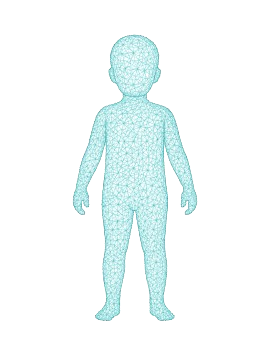
#> input picture assets/baby boy.png, 265 x 348 px
$ python health_img_data_generator.py
#> lines starting #> are read from the running program, lines starting #| are printed output that depends on the picture
from PIL import Image, ImageDraw, ImageFont
import textwrap

# ------------ Input Data ------------
health_data = {
    "patient_info": {
        "name": "ABC",
        "age": 10,
        "sex": "MALE",
    },
    "tests": [
        {"name": "HEMOGLOBIN", "value": "16.2 gm%", "status": "HIGH"},
        {"name": "Total RBC Count", "value": "5.35 mil/cumm", "status": "NORMAL"},
        {"name": "H.CT", "value": "44.2 %", "status": "NORMAL"},
        {"name": "M.C.V", "value": "82.62 fL", "status": "NORMAL"},
        {"name": "M.C.H.", "value": "30.3 pg", "status": "NORMAL"},
        {"name": "M.C.H.C.", "value": "36.7 %", "status": "HIGH"},
        {"name": "R.D.W", "value": "11.8 %", "status": "NORMAL"},
    ]
}

# ------------ Select silhouette based on sex/age ------------
sex = health_data["patient_info"]["sex"].lower()
age = health_data["patient_info"]["age"]

if sex.startswith("m"):
    if age <= 3:
        silhouette = "assets/baby neutral.png"
    elif age <= 12:
        silhouette = "assets/baby boy.png"
    elif age <= 20:
        silhouette = "assets/adult boy.png"
    elif age <= 59:
        silhouette = "assets/adult man.png"
    else:
        silhouette = "assets/old man.png"
else:
    if age <= 3:
        silhouette = "assets/baby neutral.png"
    elif age <= 12:
        silhouette = "assets/baby girl.png"
    elif age <= 20:
        silhouette = "assets/adult girl.png"
    elif age <= 59:
        silhouette = "assets/adult woman.png"
    else:
        silhouette = "assets/old woman.png"

# ------------ Setup Canvas ------------
W, H = 1000, 1400
bg_color = (244, 247, 249)  # light background
img = Image.new("RGB", (W, H), bg_color)
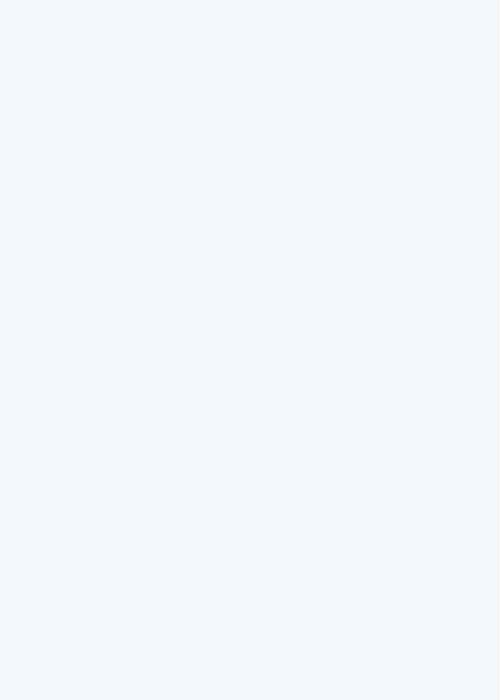
#> img: PIL image 1000x1400 RGB (shown at 1/2 size); mean R, G, B 244, 247, 249
draw = ImageDraw.Draw(img)

# Fonts (adjust path to system fonts)
title_font = ImageFont.truetype("NotoSans-Regular.ttf", 40)
subtitle_font = ImageFont.truetype("NotoSans-Regular.ttf", 28)
normal_font = ImageFont.truetype("NotoSans-Regular.ttf", 24)
small_font = ImageFont.truetype("NotoSans-Regular.ttf", 20)

# ------------ Header ------------
draw.text((50, 40), "Personalized Summary & Vital Parameters", font=title_font, fill=(44, 62, 80))
draw.rectangle([50, 90, 950, 90], fill=(224, 247, 250))
draw.text((50, 90), "Your Health", font=subtitle_font, fill=(0, 121, 107))

# ------------ Patient Info ------------
draw.text((W//2 - 50, 120), f"{health_data['patient_info']['name']}", font=title_font, fill=(52, 73, 94))
draw.text((W//2 - 60, 170), f"Age: {age}", font=subtitle_font, fill=(127, 140, 141))

# ------------ Load Silhouette ------------
try:
    sil_img = Image.open(silhouette).convert("RGBA")
#> sil_img is the input picture: PIL image 265x348 RGBA; mean R, G, B, A 37.4, 45.6, 45.7, 47.7
    sil_img = sil_img.resize((300, 400))
#> sil_img: PIL image 300x400 RGBA
    img.paste(sil_img, (W//2 - 150, 250), sil_img)
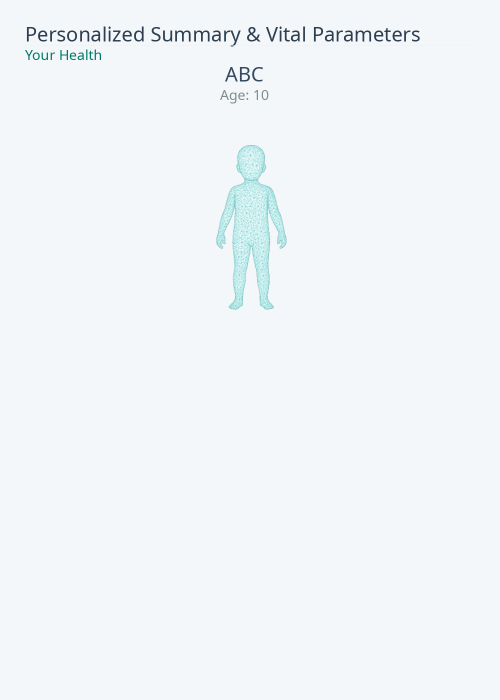
#> img: PIL image 1000x1400 RGB (shown at 1/2 size); mean R, G, B 241.9, 245.7, 247.8
except:
    draw.rectangle([W//2 - 150, 250, W//2 + 150, 650], outline="black", width=2)
    draw.text((W//2 - 50, 420), "No Img", font=small_font, fill=(0, 0, 0))

# ------------ Tests (split left/right) ------------
cards = health_data["tests"]
left_cards = cards[::2]
right_cards = cards[1::2]

def draw_card(x, y, test):
    # Card background
    draw.rounded_rectangle([x, y, x+350, y+100], radius=15, fill=(248, 249, 250), outline=(200, 200, 200))

    # Status color
    status_color = (40,167,69) if test["status"]=="NORMAL" else (220,53,69) if test["status"]=="HIGH" else (255,193,7)

    # Icon placeholder
    draw.ellipse([x+15, y+30, x+55, y+70], fill=(180,180,180))

    # Text
    draw.text((x+70, y+20), test["name"], font=small_font, fill=(85,85,85))
    draw.text((x+70, y+45), test["value"], font=normal_font, fill=(34,34,34))
    draw.text((x+70, y+70), test["status"], font=small_font, fill=status_color)

y_start = 700
gap = 120
for i, t in enumerate(left_cards):
    draw_card(50, y_start + i*gap, t)

for i, t in enumerate(right_cards):
    draw_card(W-400, y_start + i*gap, t)

# ------------ Footer ------------
draw.text((W//2 - 220, H-80), "All lab results are subject to clinical interpretation.", font=small_font, fill=(150,150,150))
draw.text((W//2 - 100, H-50), "Consult a physician.", font=small_font, fill=(150,150,150))

# ------------ Save Output ------------
img.save("health_report.png")
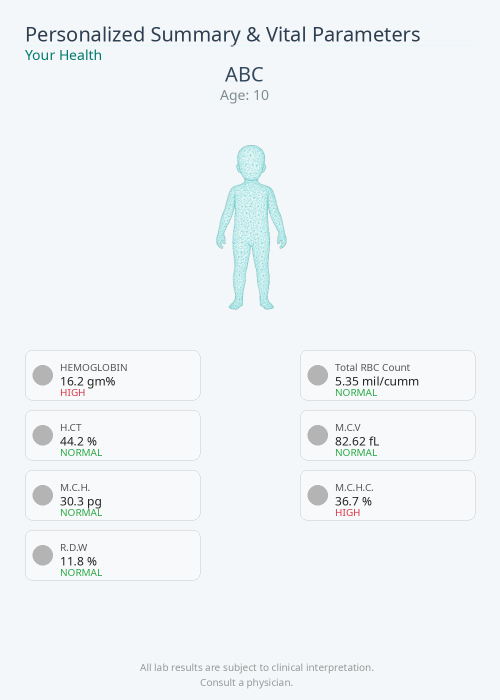
#> saved as health_report.png: PIL image 1000x1400 RGB (shown at 1/2 size); mean R, G, B 240.8, 244.3, 246.1
print("✅ Saved as health_report.png")

$ run again, with assets/adult girl.png copied over assets/baby boy.png
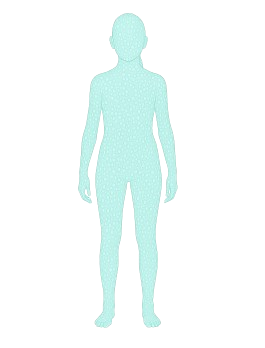
#> input picture assets/adult girl.png, 265 x 348 px
#> sil_img is the input picture: PIL image 265x348 RGBA; mean R, G, B, A 36.7, 45.6, 44.4, 45.7
#> sil_img: PIL image 300x400 RGBA
#> `img.paste(sil_img, (W//2 - 150, 250), sil_img)`:
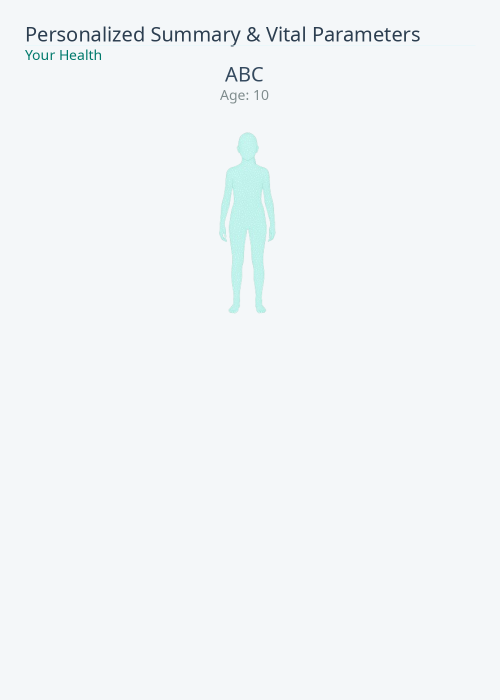
#> img: PIL image 1000x1400 RGB (shown at 1/2 size); mean R, G, B 242, 245.9, 247.8
#> `img.save("health_report.png")`:
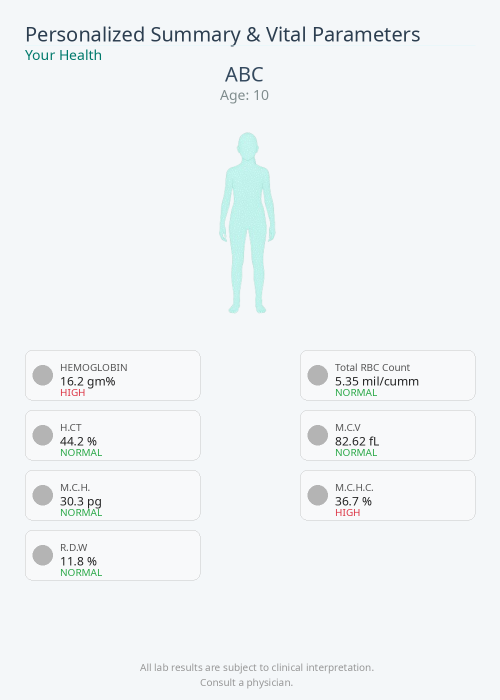
#> saved as health_report.png: PIL image 1000x1400 RGB (shown at 1/2 size); mean R, G, B 240.9, 244.5, 246.1
